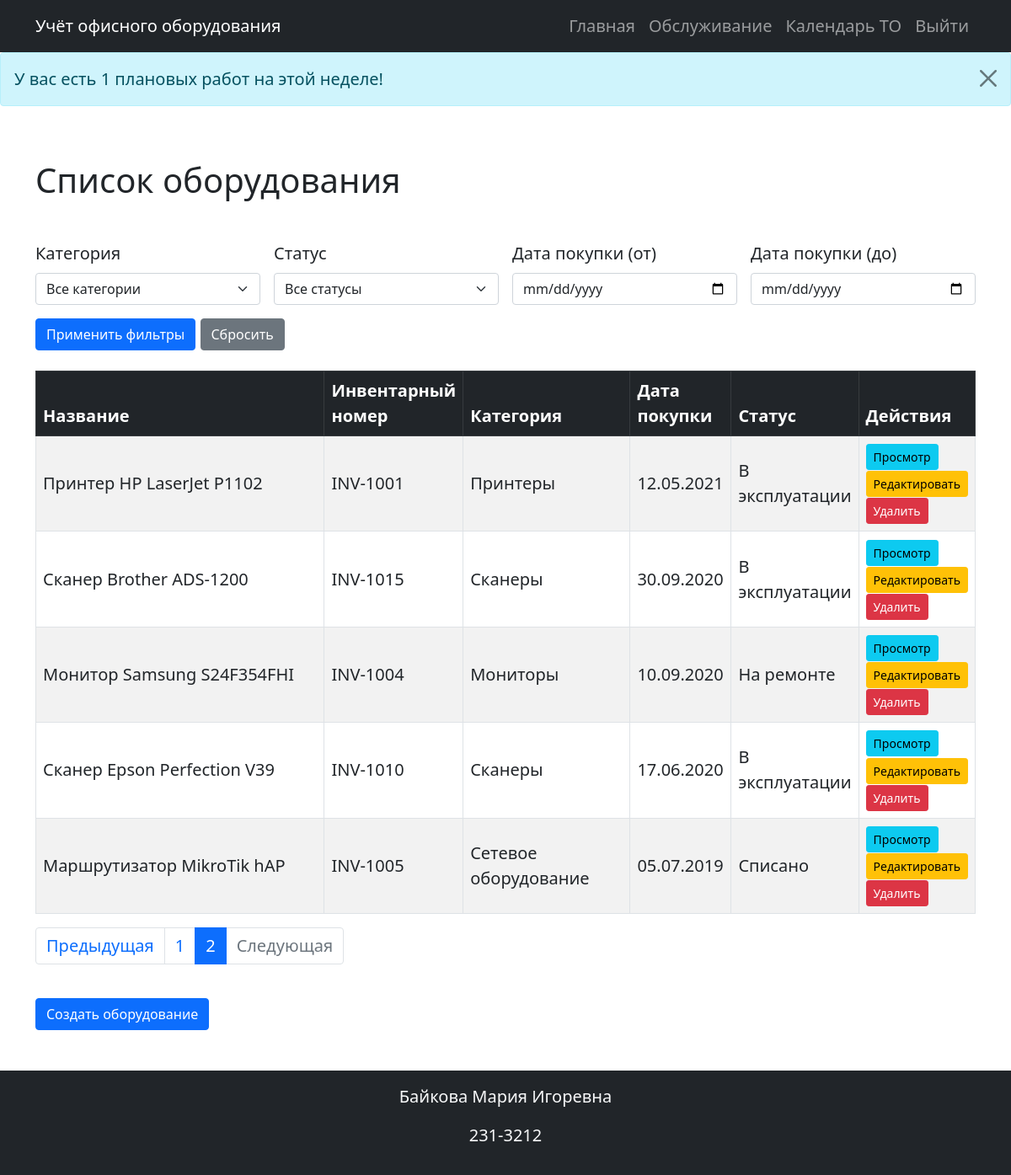
Page /?page=2 (signed in) on the committed database.
### models.py (models this page shows)
class Equipment(db.Model):
    id = db.Column(db.Integer, primary_key=True)
    name = db.Column(db.String(255), nullable=False)
    inventory_number = db.Column(db.String(100), nullable=False, unique=True)
    category_id = db.Column(db.Integer, db.ForeignKey('category.id'), nullable=False)
    purchase_date = db.Column(db.Date, nullable=False)
    cost = db.Column(db.Numeric(10, 2), nullable=False)
    status = db.Column(db.Enum('В эксплуатации', 'На ремонте', 'Списано'), nullable=False, default='В эксплуатации')
    comment = db.Column(db.Text)
    category = db.relationship('Category', backref='equipments')
    photo = db.relationship("Photo", back_populates="equipment", uselist=False, cascade='all, delete-orphan')
    service_records = db.relationship('ServiceHistory', backref='equipment', cascade='all, delete-orphan')
    responsible_persons = db.relationship('ResponsiblePerson', secondary=equipment_responsible, back_populates='equipments')

class Category(db.Model):
    id = db.Column(db.Integer, primary_key=True)
    name = db.Column(db.String(100), nullable=False)
    description = db.Column(db.Text, nullable=False)

### app.py (the view)
@app.route('/')
def index():
    page = request.args.get('page', 1, type=int)
    category_id = request.args.get('category')
    status = request.args.get('status')
    date_from = request.args.get('date_from')
    date_to = request.args.get('date_to')
    query = Equipment.query
    if category_id:
        query = query.filter(Equipment.category_id == category_id)
    if status:
        query = query.filter(Equipment.status == status)
    if date_from:
        query = query.filter(Equipment.purchase_date >= date_from)
    if date_to:
        query = query.filter(Equipment.purchase_date <= date_to)
    equipment = query.order_by(Equipment.purchase_date.desc()).paginate(page=page, per_page=10)
    categories = Category.query.all()
    return render_template('index.html', equipment=equipment, categories=categories)

### app.py (called while the page is built, shortened)
@login_manager.user_loader
def load_user(user_id):
    return db.session.get(User, int(user_id))

@app.before_request
def init_db():
    db.create_all()

@app.before_request
def check_notifications_once_per_week():
    if not current_user.is_authenticated:
        return
    if request.endpoint == 'service.calendar':
        return
    current_week = date.today().isocalendar()[1]
    if session.get('notification_week') == current_week:
        return  # уже показано в этом цикле
    today = datetime.today().date()
    soon = today + timedelta(days=7)
    upcoming = ServiceHistory.query.filter(ServiceHistory.planned == True, ServiceHistory.date.between(today, soon)).all()
    if upcoming:
        flash(f'У вас есть {len(upcoming)} плановых работ на этой неделе!', 'info')
        session['notification_week'] = current_week

### templates/index.html (shortened to what this page needs)
{% extends 'base.html' %}
{% block content %}
<div class="row">
    <div class="col-lg-12">
        <h1 class="my-5">Список оборудования</h1>
        <form method="GET" class="row g-3 mb-4">
            <div class="col-md-3">
                <label for="category" class="form-label">Категория</label>
                <select name="category" id="category" class="form-select">
                    <option value="">Все категории</option>
                </select>
            </div>
            <div class="col-md-3">
                <label for="status" class="form-label">Статус</label>
                <select name="status" id="status" class="form-select">
                    <option value="">Все статусы</option>
                </select>
            </div>
            <div class="col-md-3">
                <label for="date_from" class="form-label">Дата покупки (от)</label>
                <input type="date" name="date_from" id="date_from" class="form-control" value="{{ request.args.get('date_from', '') }}">
            </div>
            <div class="col-md-3">
                <label for="date_to" class="form-label">Дата покупки (до)</label>
                <input type="date" name="date_to" id="date_to" class="form-control" value="{{ request.args.get('date_to', '') }}">
            </div>
            <div class="col-md-12 mt-3">
                <button type="submit" class="btn btn-primary">Применить фильтры</button>
                <a href="{{ url_for('index') }}" class="btn btn-secondary">Сбросить</a>
            </div>
        </form>
        <table class="table table-bordered table-striped align-middle">
            <thead class="table-dark">
                <tr>
                    <th>Название</th>
                    <th>Инвентарный номер</th>
                    <th>Категория</th>
                    <th>Дата покупки</th>
                    <th>Статус</th>
                    <th>Действия</th>
                </tr>
            </thead>
            <tbody>
                {% for eq in equipment.items %}
                    <tr>
                        <td>{{ eq.name }}</td>
                        <td>{{ eq.inventory_number }}</td>
                        <td>{{ eq.category.name }}</td>
                        <td>{{ eq.purchase_date.strftime('%d.%m.%Y') if eq.purchase_date else '—' }}</td>
                        <td>
                            {% if eq.status == 'В эксплуатации' %} В эксплуатации
                            {% elif eq.status == 'На ремонте' %} На ремонте
                            {% elif eq.status == 'Списано' %} Списано
                            {% else %} —
                            {% endif %}
                        </td>
                        <td>
                            {% if current_user.is_authenticated %}
                                <a href="{{ url_for('equipment.view_equipment', equipment_id=eq.id) }}" class="btn btn-sm btn-info">Просмотр</a>
                                {% if current_user.role.name == 'Admin' %}
                                    <a href="{{ url_for('equipment.edit_equipment', equipment_id=eq.id) }}" class="btn btn-sm btn-warning">Редактировать</a>
                                    <button type="button"
                                        class="btn btn-sm btn-danger"
                                        data-bs-toggle="modal"
                                        data-bs-target="#deleteModal"
                                        data-equipment-name="{{ eq.name }}"
                                        data-url="{{ url_for('equipment.delete_equipment', equipment_id=eq.id) }}">
                                        Удалить
                                    </button>
                                {% elif current_user.role.name == 'Technician' %}
                                    <a href="{{ url_for('service.add_service', equipment_id=eq.id, return_to='index') }}" class="btn btn-sm btn-warning">Обслуживание</a>
                                {% endif %}
                            {% endif %}
                        </td>
                    </tr>
                {% endfor %}
            </tbody>
        </table>
        {% set args = request.args.copy() %}
        {% set _ = args.pop('page', None) %}
        <nav>
            <ul class="pagination">
                {% if equipment.has_prev %}
                    <li class="page-item">
                        <a class="page-link" href="{{ url_for('index', page=equipment.prev_num, **args) }}">Предыдущая</a>
                    </li>
                {% else %}
                    <li class="page-item disabled"><span class="page-link">Предыдущая</span></li>
                {% endif %}
                {% for p in equipment.iter_pages() %}
                    {% if p %}
                        {% if p == equipment.page %}
                            <li class="page-item active"><span class="page-link">{{ p }}</span></li>
                        {% else %}
                            <li class="page-item"><a class="page-link" href="{{ url_for('index', page=p, **args) }}">{{ p }}</a></li>
                        {% endif %}
                    {% else %}
                        <li class="page-item disabled"><span class="page-link">…</span></li>
                    {% endif %}
                {% endfor %}
                {% if equipment.has_next %}
                    <li class="page-item">
                        <a class="page-link" href="{{ url_for('index', page=equipment.next_num, **args) }}">Следующая</a>
                    </li>
                {% else %}
                    <li class="page-item disabled"><span class="page-link">Следующая</span></li>
                {% endif %}
            </ul>
        </nav>
        {% if current_user.is_authenticated and current_user.role.name == 'Admin' %}
            <a href="{{ url_for('equipment.create_equipment') }}" class="btn btn-primary mt-4">Создать оборудование</a>
        {% endif %}
    </div>
</div>
{% endblock %}

### static/styles.css (style rules this page uses)
body { font-size: 1.25rem; }
.table th:nth-child(3), .table td:nth-child(3) { width: 200px; }
.table th:nth-child(1), .table td:nth-child(1) { width: 350px; }
.table th:nth-child(4), .table td:nth-child(4) { width: 120px; }
.table th:nth-child(2), .table td:nth-child(2) { width: 160px; }

### rows in the picture
Equipment: name "Принтер HP LaserJet P1102", inventory_number "INV-1001", category.name "Принтеры", purchase_date "12.05.2021", status "В эксплуатации"
Equipment: name "Сканер Brother ADS-1200", inventory_number "INV-1015", category.name "Сканеры", purchase_date "30.09.2020", status "В эксплуатации"
Equipment: name "Монитор Samsung S24F354FHI", inventory_number "INV-1004", category.name "Мониторы", purchase_date "10.09.2020", status "На ремонте"
Equipment: name "Сканер Epson Perfection V39", inventory_number "INV-1010", category.name "Сканеры", purchase_date "17.06.2020", status "В эксплуатации"
Equipment: name "Маршрутизатор MikroTik hAP", inventory_number "INV-1005", category.name "Сетевое оборудование", purchase_date "05.07.2019", status "Списано"

### other values in the picture
{{ message }} "У вас есть 1 плановых работ на этой неделе!"
{{ p }} "1"
{{ p }} "2"
